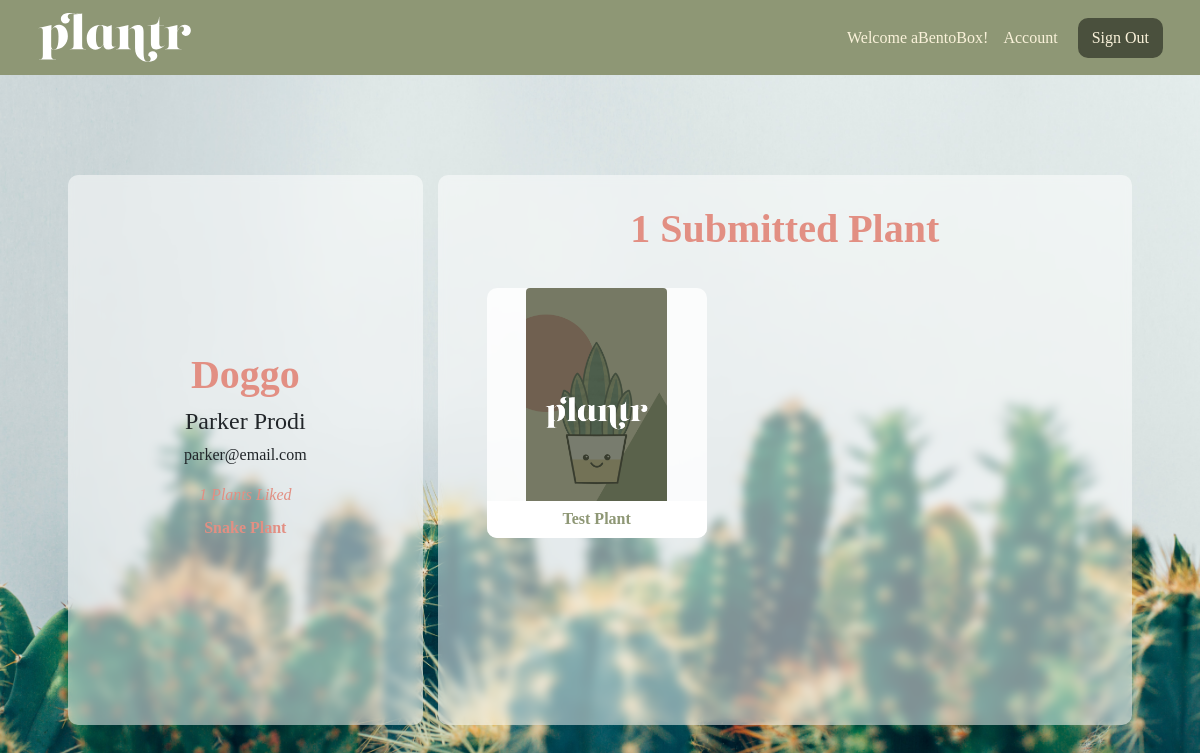
/plantr/users/2 (signed in), run on the app's committed database.
### login_app/models.py (models this page shows)
class User(models.Model):
   alias = models.CharField(max_length=50)
   fname = models.CharField(max_length=50)
   lname = models.CharField(max_length=50)
   email = models.CharField(max_length=50)
   password = models.CharField(max_length=50)
   created_at = models.DateTimeField(auto_now_add = True)
   updated_at = models.DateTimeField(auto_now = True)
   objects = UserManager()

### plantApp/models.py (models this page shows, shortened)
class Plant(models.Model):
   LEVELS = (
   (0, ''),
   (1, 'Easy'),
   (2, 'Medium'),
   (3, 'Hard'),
)
   poster = models.ForeignKey(User, related_name = "user_plants", on_delete = models.CASCADE)
   plantName = models.CharField(max_length=50)
   plantAlt = models.CharField(max_length=255, blank=True, default='')
   level = models.CharField(max_length=50)
   env = models.CharField(max_length=1, choices=LEVELS)
   desc = models.CharField(max_length=255)
   plantImg = models.ImageField(upload_to='plants/', null=True, blank=True, default='../static/default_plant.jpg')
   users_fav = models.ManyToManyField(User, related_name = 'fav_plants')
   objects = plantsManager()

### plantApp/views.py (the view)
# urls.py: path('users/<int:user_id>', views.userProfile),
def userProfile(request, user_id):
   if 'user_id' not in request.session:
        messages.error(request, "Must be logged in!")
        return redirect('/')
   user = User.objects.get(id = user_id)
   plant = Plant.objects.all()
   current_user = User.objects.get(id=request.session['user_id'])
   cu_posts = Plant.objects.filter(poster=user)
   context = {
      'current_user': current_user,
      'cu_posts': cu_posts,
      'user': user,
      'plant': plant,
   }
   return render(request, 'user.html', context)

### plantApp/templates/user.html (shortened to what this page needs)
<!DOCTYPE html>
<html lang="en">
<head>
   <link href="https://cdn.jsdelivr.net/npm/bootstrap@5.0.1/dist/css/bootstrap.min.css" rel="stylesheet">
   {% load static %}
   <link rel="stylesheet" href="{% static 'plantApp/static/css/profile.css' %}">
</head>
<body>
   <div id='container'>
      <div class="navbar navbar-light">
         <div class="container-fluid">
            <a class="navbar-brand" href="/plantr">
               <img src="../../static/plantr-light.svg" alt="" width="155" height="55">
            </a>
            <form class="d-flex">
               <span class="navbar-text">
                  Welcome {{ current_user.alias }}! &nbsp;&nbsp;
                  <a href="{{current_user.id}}">Account</a>
               </span>
               <a href="/logout" class="btn btn-danger" role="button">
                  Sign Out
                </a>
             </form>
         </div>
       </div>
      <div class="container-lg main">
         <div class="row">
            <div class="col-lg-4">
               <div class='info'>
                  <h1>{{ user.alias }}</h1>
                  <h4>{{ user.fname }} {{ user.lname }}</h4>
                  <p>{{ user.email }}</p>
                  <p class="liked">{{ user.fav_plants.count }} Plants Liked</p>
                  {% for fav in user.fav_plants.all %}
                  <p class="fav"><a href="/plantr/{{ fav.id }}">{{ fav.plantName }}</a></p>
                  {% endfor %}
               </div>
            </div>
            <div class="col-lg">
               <div class="container-sm">
               {% if user.user_plants.count <= 1 %}
                  <h1>{{ user.user_plants.count }} Submitted Plant</h1>
               {% else %}
                  <h1>{{ user.user_plants.count }} Submitted Plants</h1>
               {% endif %}
                  <div class="row row-cols-4 justify-content-left">
                     {% for plant in cu_posts %}
                     <div class="col-4 text-center">
                        {% if plant.plantImg %}
                           <a href="/plantr/{{ plant.id }}"><img src="{{ plant.plantImg.url }} " class="rounded mx-auto d-block" alt="no-image"></a>
                        {% else %}
                           <a href="/plantr/{{ plant.id }}"><img src="/static/default_plant.jpg" class="rounded mx-auto d-block" alt="..."></a>
                        {% endif %}
                        <div class='pname'>
                           <a href="/plantr/{{ plant.id }}">{{ plant.plantName }}</a>
                        </div>
                     </div>
                     {% endfor %}
                  </div>
               </div>
            </div>
         </div>
      </div>
   </div>
</body>
</html>

### plantApp/static/css/profile.css (style rules this page uses)
* { margin: 0; padding: 0; font-family:Georgia, 'Times New Roman', Times, serif; }
body { width: 100%; background: #8e9775; background: url("../../../static/plantr.jpeg") no-repeat center center fixed; background-size: cover; }
.container-lg.main { padding: 50px; margin-top: 50px; border-radius: 15px; }
.container-sm { margin: 15px 0 0 0; }
.navbar-text a { color: #faf2da !important; text-decoration: none; }
.navbar.navbar-light { background-color: #8e9775; padding: 5px 25px; }
.navbar-light .navbar-text { color: #faf2da; font-weight: 100; }
.btn.btn-danger { background-color: #4a503d; color: #faf2da; border: 2px solid #4a503d; border-radius: 10px; margin-left: 20px; }
.row-cols-4 { margin: 25px 0; }
.col-4 { margin: 10px; padding: 0; background-color: rgba(255, 255, 255, 0.8); position: relative; width: 220px; height: 250px; display: flex; justify-content: center; align-items: center; overflow: hidden; border-radius: 10px; }
.col-lg-4 { background-color: rgba(255, 255, 255, 0.5); position: relative; height: 550px; display: flex; justify-content: center; align-items: center; overflow: hidden; border-radius: 10px; backdrop-filter: blur(5px); }
.col-lg { background-color: rgba(255, 255, 255, 0.5); position: relative; margin: 0 0 0 15px; padding: 15px; height: auto; justify-content: center; align-items: center; overflow: hidden; border-radius: 10px; backdrop-filter: blur(5px); text-align: center; }
.rounded.mx-auto.d-block { width: 100%; height: 250px; object-fit: cover; object-position: 50% 55%; transition: transform .5s; }
.pname { position:absolute; top: 85%; left: 0; right: 0; padding: 6px 0 10px 0; margin-bottom: 15px; background-color: rgba(255, 255, 255, 1); }
.fav { line-height: 10px; }
.pname a { text-decoration: none; color: #8e9775; font-weight: 800; }
.fav a { text-decoration: none; color: #e28f83; font-weight: 800; }
h1 { color: #e28f83; font-weight: 800; }
.liked { color: #e28f83; font-style: italic; }
.info { text-align: center; }

### data on the page
User: alias "aBentoBox"
User: alias "Doggo", fname "Parker", lname "Prodi", email "parker@email.com", fav_plants.count "1", user_plants.count "1"
Plant: plantName "Snake Plant"
Plant: plantName "Test Plant"
